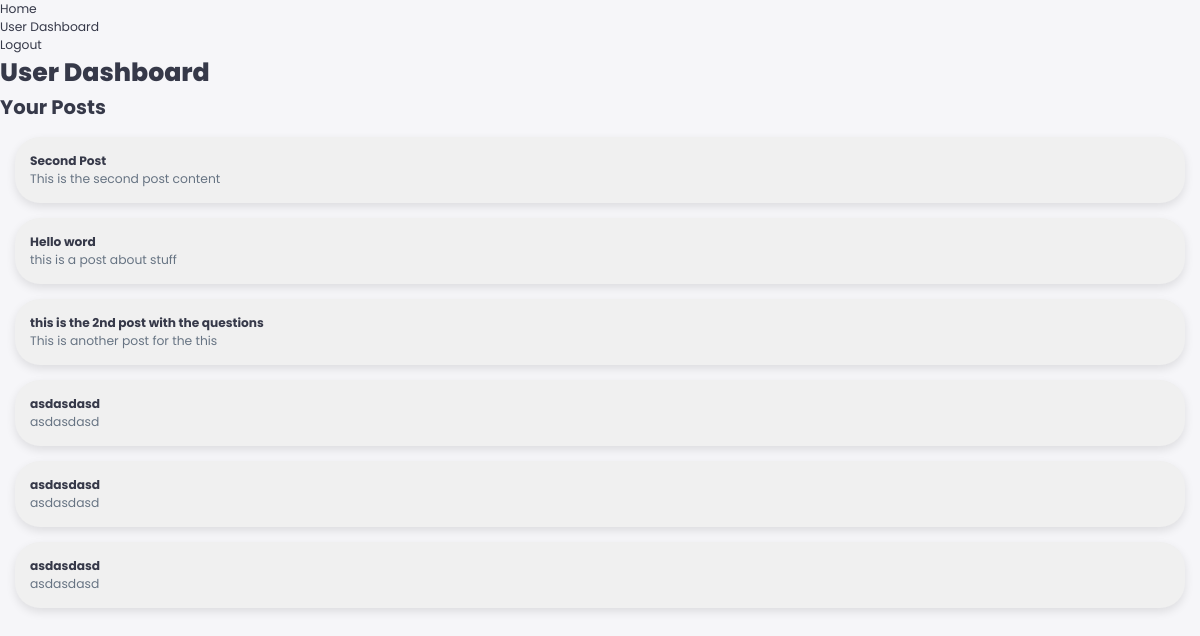
/dashboard/userdashboard.php (signed in), run on an earlier commit of the app's database.
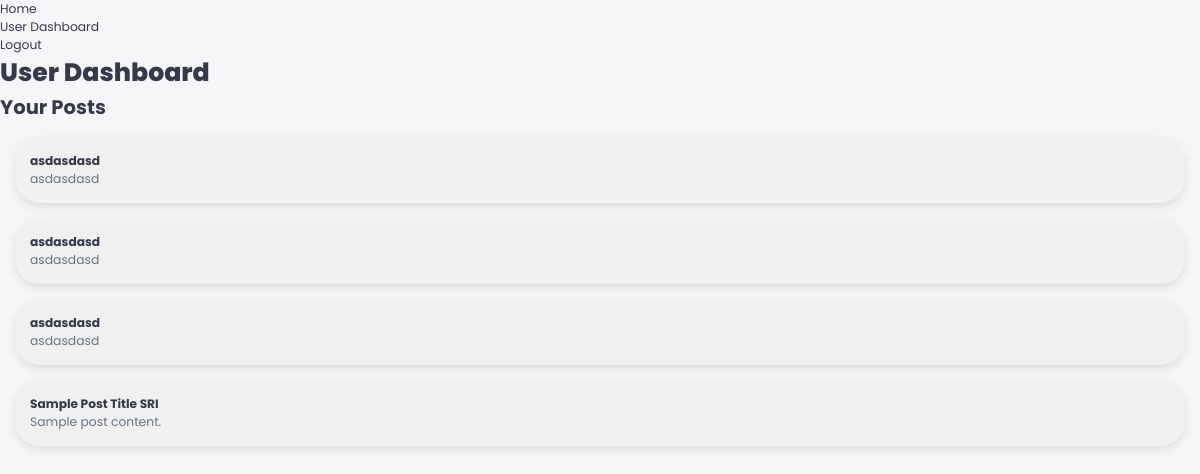
And on a later commit of the database.
### tables this page shows
CREATE TABLE `posts` (
  `id` int(11) NOT NULL,
  `title` varchar(100) NOT NULL,
  `content` text NOT NULL,
  `client_id` int(11) NOT NULL
);

### dashboard/userdashboard.php (the view, shortened to what this page needs)
<?php
include('../includes/config.php');
$query = "SELECT p.id, p.title, p.content FROM posts p
          JOIN post_user_mapping pum ON p.id = pum.post_id
          WHERE pum.user_id = ?";
$stmt = $conn->prepare($query);
$stmt->bind_param("i", $_SESSION['user_id']);
$stmt->execute();
$result = $stmt->get_result();
?>
<?php include('../navbar.php'); ?>
<!DOCTYPE html>
<html lang="en">
<head>
    <link rel="stylesheet" href="../assets/css/style.css">
</head>
<body>
    <h1>User Dashboard</h1>
    <h2>Your Posts</h2>
    <div id="posts-container">
        <?php while ($post = $result->fetch_assoc()) { ?>
            <div class="post-bubble" onclick="loadQuestions(<?php echo $post['id']; ?>)">
                <h3><?php echo htmlspecialchars($post['title']); ?></h3>
                <p><?php echo htmlspecialchars($post['content']); ?></p>
            </div>
        <?php } ?>
    </div>
</body>
</html>

What changed in the data, as far as the page shows it:
removed posts: title "Second Post", content "This is the second post content"
removed posts: title "Hello word", content "this is a post about stuff"
removed posts: title "this is the 2nd post with the questions", content "This is another post for the this"
added posts: title "Sample Post Title SRI", content "Sample post content."
